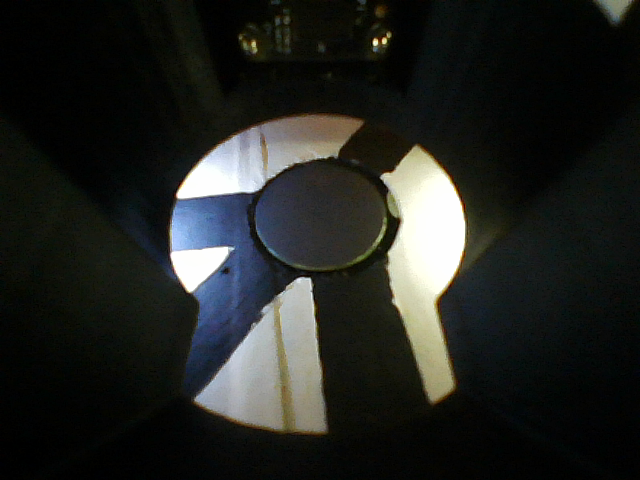
#> input picture unorganized_opencv_tests/Tokens/Intersection/token1.png, 640 x 480 px
$ python entropy.py
#> lines starting #> are read from the running program, lines starting #| are printed output that depends on the picture
from skimage import io
from skimage.filters.rank import entropy
from skimage.morphology import disk
import cv2

img = cv2.imread("token1.png")
#> img is the input picture: shape (480, 640, 3); mean B, G, R 33.7, 36.8, 34.9
crop=img[200:450, 200:450]
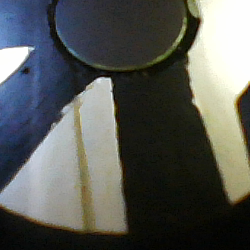
#> crop: shape (250, 250, 3); mean B, G, R 86.5, 89.9, 87.5
R=25
#> (the run stopped early here; a loop or call above may not have finished)

$ run again, with unorganized_opencv_tests/Tokens/Intersection/token3.png copied over unorganized_opencv_tests/Tokens/Intersection/token1.png
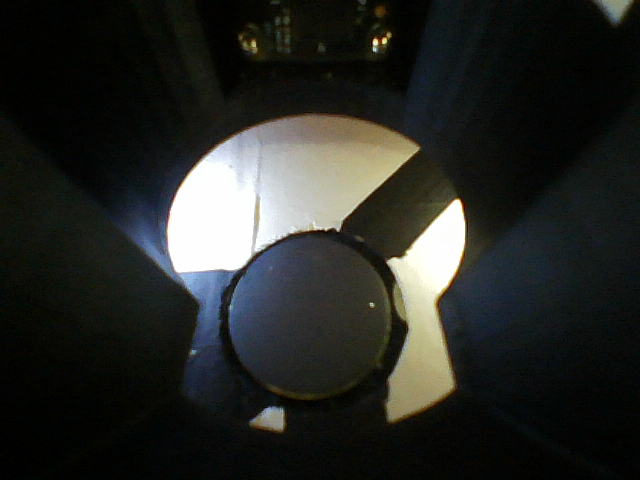
#> input picture unorganized_opencv_tests/Tokens/Intersection/token3.png, 640 x 480 px
#> img is the input picture: shape (480, 640, 3); mean B, G, R 37.2, 40.5, 39
#> `crop=img[200:450, 200:450]`:
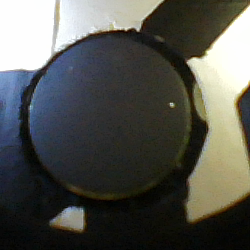
#> crop: shape (250, 250, 3); mean B, G, R 79.2, 84.8, 84
